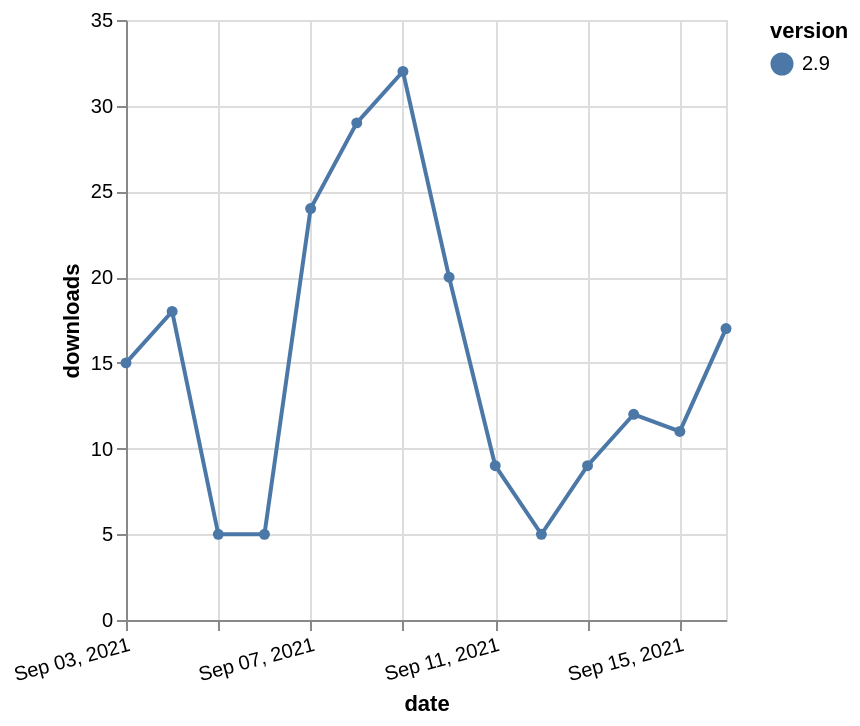

Express this chart as Vega-Lite.
### Vega-Lite specification from a JSON file in a GitHub repository (floating-point values rounded to 4 significant figures)
{"$schema": "https://vega.github.io/schema/vega-lite/v5.json", "description": "A simple bar chart with embedded data.", "data": {"values": [{"date": "2021-09-03", "total": 19426, "delta": 15, "version": "2.9"}, {"date": "2021-09-04", "total": 19444, "delta": 18, "version": "2.9"}, {"date": "2021-09-05", "total": 19449, "delta": 5, "version": "2.9"}, {"date": "2021-09-06", "total": 19454, "delta": 5, "version": "2.9"}, {"date": "2021-09-07", "total": 19478, "delta": 24, "version": "2.9"}, {"date": "2021-09-08", "total": 19507, "delta": 29, "version": "2.9"}, {"date": "2021-09-09", "total": 19539, "delta": 32, "version": "2.9"}, {"date": "2021-09-10", "total": 19559, "delta": 20, "version": "2.9"}, {"date": "2021-09-11", "total": 19568, "delta": 9, "version": "2.9"}, {"date": "2021-09-12", "total": 19573, "delta": 5, "version": "2.9"}, {"date": "2021-09-13", "total": 19582, "delta": 9, "version": "2.9"}, {"date": "2021-09-14", "total": 19594, "delta": 12, "version": "2.9"}, {"date": "2021-09-15", "total": 19605, "delta": 11, "version": "2.9"}, {"date": "2021-09-16", "total": 19622, "delta": 17, "version": "2.9"}]}, "width": "container", "mark": {"type": "line", "point": {"filled": true}}, "encoding": {"x": {"field": "date", "type": "temporal", "timeUnit": "yearmonthdate", "title": "date", "axis": {"labelAngle": -15}}, "y": {"field": "delta", "type": "quantitative", "title": "downloads"}, "color": {"field": "version", "type": "nominal"}, "tooltip": {"field": "delta"}}}
